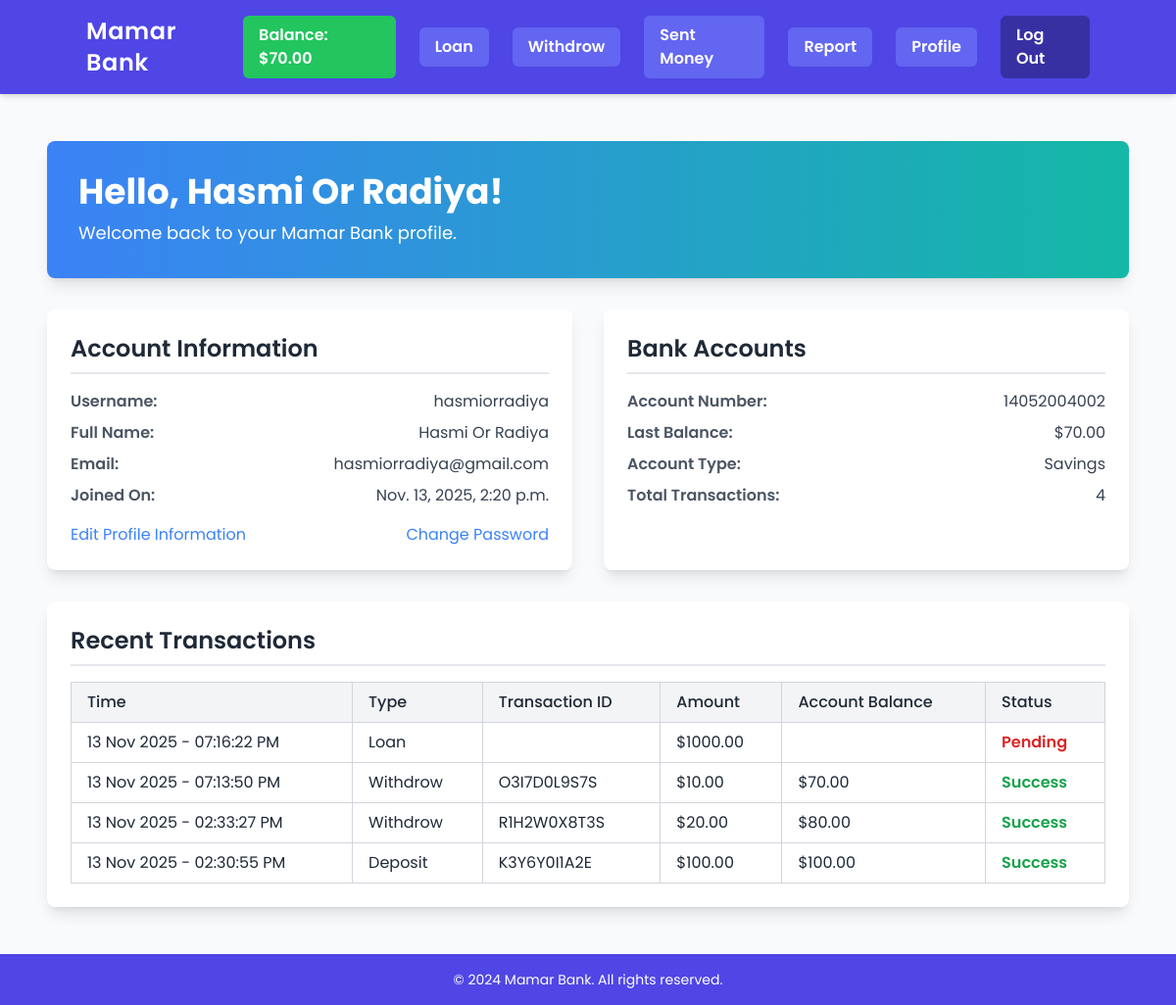
Screenshot of /profile/ (signed in) with the database file from the repository.
### Accounts/models.py (models this page shows, shortened)
class UserBankAccount(models.Model):
    user = models.OneToOneField(User, on_delete=models.CASCADE, related_name='account')
    nid_number = models.CharField(max_length=25, null=True, blank=True)
    birth_day = models.DateField(null=True, blank=True)
    account_no = models.BigIntegerField(unique=True)
    balance = models.DecimalField(max_digits=12, decimal_places=2, default=0.00)
    account_type = models.CharField(max_length=20)
    gender = models.CharField(max_length=10, choices=constants.GENDER, default='Other')

### Transactions/models.py (models this page shows, shortened)
class Transaction(models.Model):
    user = models.ForeignKey(User, on_delete=models.CASCADE, related_name='transactions')
    transaction_type = models.CharField(max_length=50)
    amount = models.DecimalField(max_digits=12, decimal_places=2)
    description = models.TextField(blank=True, null=True)
    status = models.BooleanField(default=0) # 0: pending, 1: completed
    after_transaction_balance = models.DecimalField(max_digits=20, decimal_places=2, null=True, blank=True)
    created_at = models.DateTimeField(auto_now_add=True, null=1)
    updated_at = models.DateTimeField(auto_now=True, null=1)
    transaction_id = models.CharField(
        max_length=15,
        default=generate_transaction_id,
        editable=False
    )

### Accounts/views.py (the view)
# urls.py: path('profile/', views.profile, name='profile'),
def profile(request):
    if not request.user.is_authenticated:
        return redirect('login')
    transactions = request.user.transactions.all().order_by('-id')[:10]
    context = {
        'transactions' : transactions,
    }
    return render(request, 'profile.html', context)

### Accounts/templates/profile.html (shortened to what this page needs)
{% extends 'base.html' %}
{% block content %}
<div class="container mx-auto p-6 max-w-6xl">
    <div class="bg-gradient-to-r from-blue-500 to-teal-500 text-white shadow-lg rounded-lg p-8 mb-8">
        <h1 class="text-4xl font-bold">Hello, {{ user.first_name }} {{ user.last_name }}!</h1>
        <p class="text-lg mt-2">Welcome back to your Mamar Bank profile.</p>
    </div>
    <div class="grid md:grid-cols-2 gap-8">
        <div class="bg-white shadow-lg rounded-lg p-6">
            <h2 class="text-2xl font-semibold text-gray-800 mb-4 border-b-2 pb-2">Account Information</h2>
            <ul class="list-none mt-4 space-y-2">
                <li class="flex justify-between"><strong class="font-semibold text-gray-600">Username:</strong> <span>{{ user.username }}</span></li>
                <li class="flex justify-between"><strong class="font-semibold text-gray-600">Full Name:</strong> <span>{{ user.first_name }} {{ user.last_name }}</span></li>
                <li class="flex justify-between"><strong class="font-semibold text-gray-600">Email:</strong> <span>{{ user.email }}</span></li>
                <li class="flex justify-between"><strong class="font-semibold text-gray-600">Joined On:</strong> <span>{{ user.date_joined }}</span></li>
            </ul>
            <div class="flex justify-between">
                <a href="{% url 'edit_profile' %}" class="text-blue-500 hover:underline mt-4 inline-block">Edit Profile Information</a>
                <a href="{% url 'change_password' %}" class="text-blue-500 hover:underline mt-4 inline-block">Change Password</a>
            </div>
        </div>
        <div class="bg-white shadow-lg rounded-lg p-6">
            <h2 class="text-2xl font-semibold text-gray-800 mb-4 border-b-2 pb-2">Bank Accounts</h2>
            {% if user.account %}
                <ul class="list-none mt-4 space-y-2">
                    <li class="flex justify-between"><strong class="font-semibold text-gray-600">Account Number:</strong> <span>{{ user.account.account_no }}</span></li>
                    <li class="flex justify-between"><strong class="font-semibold text-gray-600">Last Balance:</strong> <span>${{ user.account.balance }}</span></li>
                    <li class="flex justify-between"><strong class="font-semibold text-gray-600">Account Type:</strong> <span>{{ user.account.account_type }}</span></li>
                    <li class="flex justify-between"><strong class="font-semibold text-gray-600">Total Transactions:</strong> <span>{{ user.transactions.count }}</span></li>
                </ul>
            {% else %}
                <p class="text-gray-500 mt-4">No bank account linked yet.</p>
            {% endif %}
        </div>
    </div>
    <div class="bg-white shadow-lg rounded-lg p-6 mt-8">
        <h2 class="text-2xl font-semibold text-gray-800 mb-4 border-b-2 pb-2">Recent Transactions</h2>
        {% if transactions %}
            <div class="overflow-x-auto">
                <table class="min-w-full border-collapse border border-gray-300 text-left text-gray-800">
                    <thead class="bg-gray-100">
                        <tr>
                            <th class="border border-gray-300 px-4 py-2 font-medium">Time</th>
                            <th class="border border-gray-300 px-4 py-2 font-medium">Type</th>
                            <th class="border border-gray-300 px-4 py-2 font-medium">Transaction ID</th>
                            <th class="border border-gray-300 px-4 py-2 font-medium">Amount</th>
                            <th class="border border-gray-300 px-4 py-2 font-medium">Account Balance</th>
                            <th class="border border-gray-300 px-4 py-2 font-medium">Status</th>
                        </tr>
                    </thead>
                    <tbody>
                        {% for transaction in transactions %}
                            <tr class="hover:bg-gray-50">
                                <td class="border border-gray-300 px-4 py-2">{{ transaction.created_at|date:"d M Y - h:i:s A" }}</td>
                                <td class="border border-gray-300 px-4 py-2">{{ transaction.transaction_type }}</td>
                                <td class="border border-gray-300 px-4 py-2">
                                    {% if transaction.after_transaction_balance %}
                                        {{ transaction.transaction_id }}
                                    {% endif %}
                                </td>
                                <td class="border border-gray-300 px-4 py-2">${{ transaction.amount }}</td>
                                <td class="border border-gray-300 px-4 py-2">{% if transaction.after_transaction_balance %}${{ transaction.after_transaction_balance }}
                                    {% endif %}
                                </td>
                                <td class="border border-gray-300 px-4 py-2">
                                    {% if transaction.status %}
                                        <span class="text-green-600 font-semibold">
                                            {% if transaction.transaction_type == 'Loan' %}
                                                Approved
                                            {% else %}
                                                Success
                                            {% endif %}
                                        </span>
                                    {% else %}
                                        <span class="text-red-600 font-semibold">Pending</span>
                                    {% endif %}
                                </td>
                            </tr>
                        {% endfor %}
                    </tbody>
                </table>
            </div>
        {% else %}
            <p class="text-gray-500 mt-4">No recent transactions found.</p>
        {% endif %}
    </div>
</div>
{% endblock %}

### Core/templates/navbar.html (shortened to what this page needs)
{% block navbar %}
<header class="bg-indigo-600 text-white p-4 shadow-md">
    <div class="container mx-auto flex justify-between items-center">
        <a href="{% url 'home' %}" class="text-2xl font-semibold tracking-wide">
            Mamar Bank
        </a>
        <nav
            id="menu"
            class="hidden lg:flex flex-col lg:flex-row lg:space-x-6 lg:items-center lg:bg-transparent bg-indigo-700 lg:rounded-none rounded-lg lg:shadow-none shadow-lg lg:p-0 p-4">
            {% if user.is_authenticated %}
                {% if user.is_staff and user.is_superuser %}
                    <a href="{% url 'loan_request' %}" class="text-white font-semibold px-4 py-2 rounded-md bg-indigo-500 hover:bg-indigo-400 hover:shadow-md transition">
                        View Loan Request
                    </a>
                    <a href="{% url 'deposit' %}" class="text-white font-semibold px-4 py-2 rounded-md bg-indigo-500 hover:bg-indigo-400 hover:shadow-md transition">
                        Deposit
                    </a>
                {% else %}
                    <p class="text-white font-semibold px-4 py-2 rounded-md bg-green-500 hover:bg-green-600 hover:shadow-lg transition">
                        Balance: ${{ user.account.balance }}
                    </p>
                    <a href="{% url 'loan' %}" class="text-white font-semibold px-4 py-2 rounded-md bg-indigo-500 hover:bg-indigo-400 hover:shadow-md transition">
                        Loan
                    </a>
                    <a href="{% url 'withdrow' %}" class="text-white font-semibold px-4 py-2 rounded-md bg-indigo-500 hover:bg-indigo-400 hover:shadow-md transition">
                        Withdrow
                    </a>
                    <a href="{% url 'sent_money' %}" class="text-white font-semibold px-4 py-2 rounded-md bg-indigo-500 hover:bg-indigo-400 hover:shadow-md transition">
                        Sent Money
                    </a>
                {% endif %}
                <a href="{% url 'report' %}" class="text-white font-semibold px-4 py-2 rounded-md bg-indigo-500 hover:bg-indigo-400 hover:shadow-md transition">
                    Report
                </a>
                <a href="{% url 'profile' %}" class="text-white font-semibold px-4 py-2 rounded-md bg-indigo-500 hover:bg-indigo-400 hover:shadow-md transition">
                    Profile
                </a>
                <a href="{% url 'logout' %}" class="text-white font-semibold px-4 py-2 rounded-md bg-indigo-800 hover:bg-indigo-400 hover:shadow-md transition">
                    Log Out
                </a>
            {% endif %}
        </nav>
    </div>
</header>
{% endblock %}

### Core/templates/base.html (style rules this page uses)
body { font-family: 'Poppins', sans-serif; }

### rows the page displays
Transaction: status "Pending"
Transaction: status "Success"
Transaction: status "Success"
Transaction: status "Success"

### other values shown
{{ user.account.balance }} "70.00"
{{ user.first_name }} "Hasmi"
{{ user.last_name }} "Or Radiya"
{{ user.username }} "hasmiorradiya"
{{ user.email }} "hasmiorradiya@gmail.com"
{{ user.date_joined }} "Nov. 13, 2025, 2:20 p.m."
{{ user.account.account_no }} "14052004002"
{{ user.account.account_type }} "Savings"
{{ user.transactions.count }} "4"
